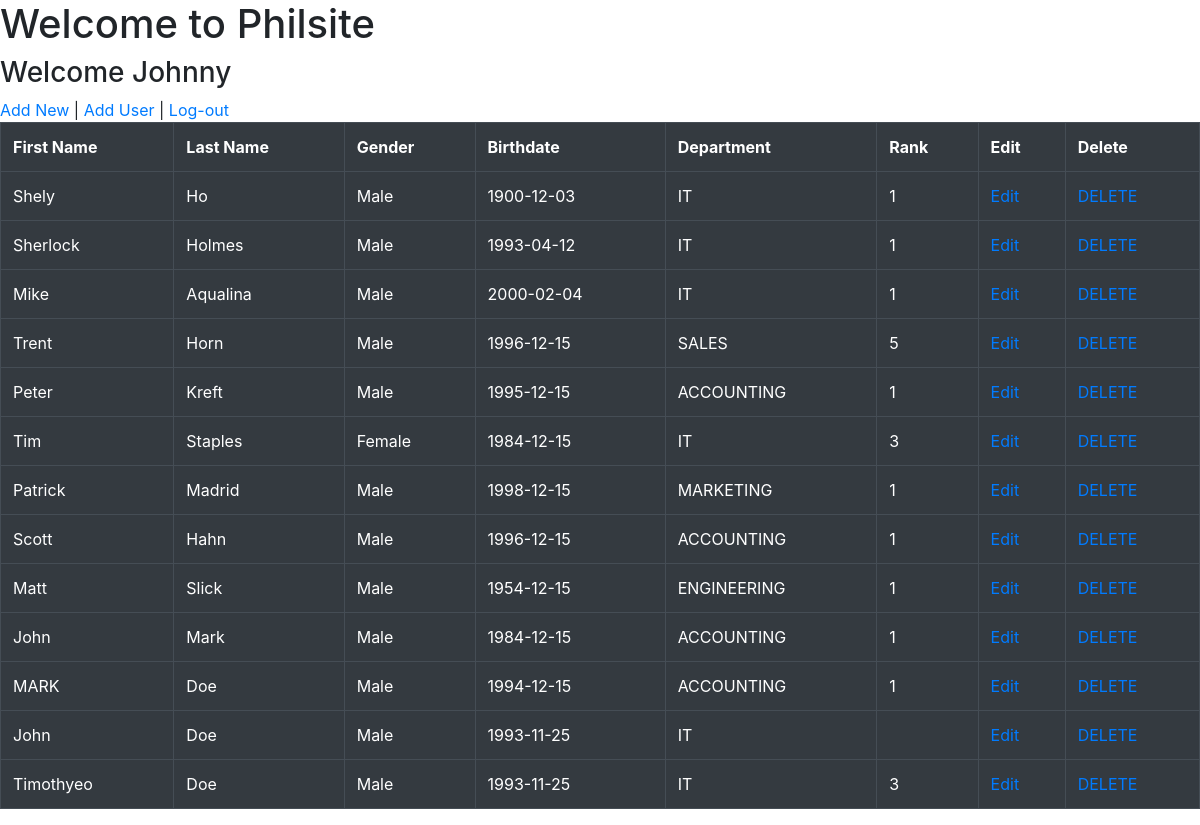
Page /index.php (signed in) on the committed database.
### tables this page shows
CREATE TABLE `tblemployee` (
  `ID` int(11) NOT NULL,
  `Efname` varchar(255) NOT NULL,
  `Elname` varchar(255) NOT NULL,
  `Egender` varchar(6) NOT NULL,
  `Ebirthdate` date NOT NULL,
  `Edept` varchar(255) NOT NULL,
  `rank` varchar(255) NOT NULL
);

### index.php (the view, shortened to what this page needs)
<?php
require ("config.php");
$result = $conn->query("SELECT * FROM philhealth.tblemployee order by id desc");
?>
<!DOCTYPE html>
<html lang="en">
<head>
    <link rel="stylesheet" href="https://stackpath.bootstrapcdn.com/bootstrap/4.3.1/css/bootstrap.min.css">
</head>
<body>
   <h1>Welcome to Philsite</h1>
   <h3>Welcome <?php echo $_SESSION['nickname'] ?></h3>
   <a href="add.php">Add New</a> | <a href="adduser.php">Add User</a> | <a href="logout.php">Log-out</a>
   <table class="table table-dark table-bordered">
       <tr>
           <th  >First Name</th>
           <th>Last Name</th>
           <th>Gender</th>
           <th>Birthdate</th>
           <th>Department</th>
           <th>Rank</th>
           <th>Edit</th>
           <th>Delete</th>
       </tr>
       <?php
       while($row = $result->fetch(PDO::FETCH_ASSOC)){
           echo "<tr>";
           echo "<td>" . $row['Efname'] . "</td>";
           echo "<td>" . $row['Elname'] . "</td>";
           echo "<td>" . $row['Egender'] . "</td>";
           echo "<td>" . $row['Ebirthdate'] . "</td>";
           echo "<td>" . $row['Edept'] . "</td>";
           echo "<td>" . $row['rank'] . "</td>";
           echo "<td> <a href=\"edit.php?key=$row[ID]&fname=$row[Efname]\">Edit</a></td>";
           echo "<td> <a href=\"delete.php?key=$row[ID]\">DELETE</a></td>";
           echo "</tr>";
       }
       ?>
   </table>
</body>
</html>

### rows in the picture
tblemployee: Efname "Shely", Elname "Ho", Egender "Male", Ebirthdate "1900-12-03", Edept "IT", rank "1"
tblemployee: Efname "Sherlock", Elname "Holmes", Egender "Male", Ebirthdate "1993-04-12", Edept "IT", rank "1"
tblemployee: Efname "Mike", Elname "Aqualina", Egender "Male", Ebirthdate "2000-02-04", Edept "IT", rank "1"
tblemployee: Efname "Trent", Elname "Horn", Egender "Male", Ebirthdate "1996-12-15", Edept "SALES", rank "5"
tblemployee: Efname "Peter", Elname "Kreft", Egender "Male", Ebirthdate "1995-12-15", Edept "ACCOUNTING", rank "1"
tblemployee: Efname "Tim", Elname "Staples", Egender "Female", Ebirthdate "1984-12-15", Edept "IT", rank "3"
tblemployee: Efname "Patrick", Elname "Madrid", Egender "Male", Ebirthdate "1998-12-15", Edept "MARKETING", rank "1"
tblemployee: Efname "Scott", Elname "Hahn", Egender "Male", Ebirthdate "1996-12-15", Edept "ACCOUNTING", rank "1"
tblemployee: Efname "Matt", Elname "Slick", Egender "Male", Ebirthdate "1954-12-15", Edept "ENGINEERING", rank "1"
tblemployee: Efname "John", Elname "Mark", Egender "Male", Ebirthdate "1984-12-15", Edept "ACCOUNTING", rank "1"
tblemployee: Efname "MARK", Elname "Doe", Egender "Male", Ebirthdate "1994-12-15", Edept "ACCOUNTING", rank "1"
tblemployee: Efname "John", Elname "Doe", Egender "Male", Ebirthdate "1993-11-25", Edept "IT"
tblemployee: Efname "Timothyeo", Elname "Doe", Egender "Male", Ebirthdate "1993-11-25", Edept "IT", rank "3"

### other values in the picture
$_SESSION['nickname'] "Johnny"
